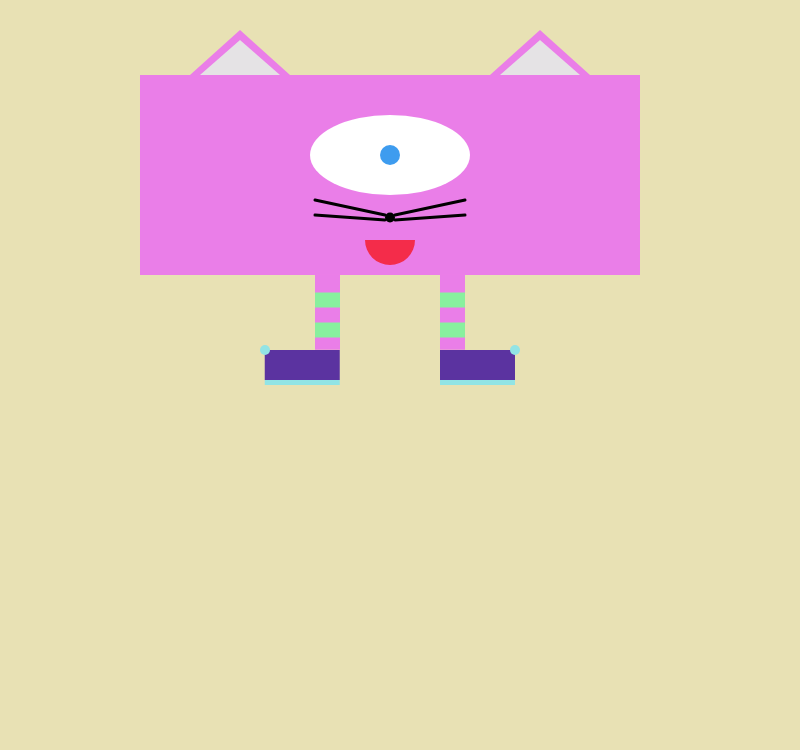
Frame 1 (no input)
Frame 60 (no input): identical to frame 1, image omitted
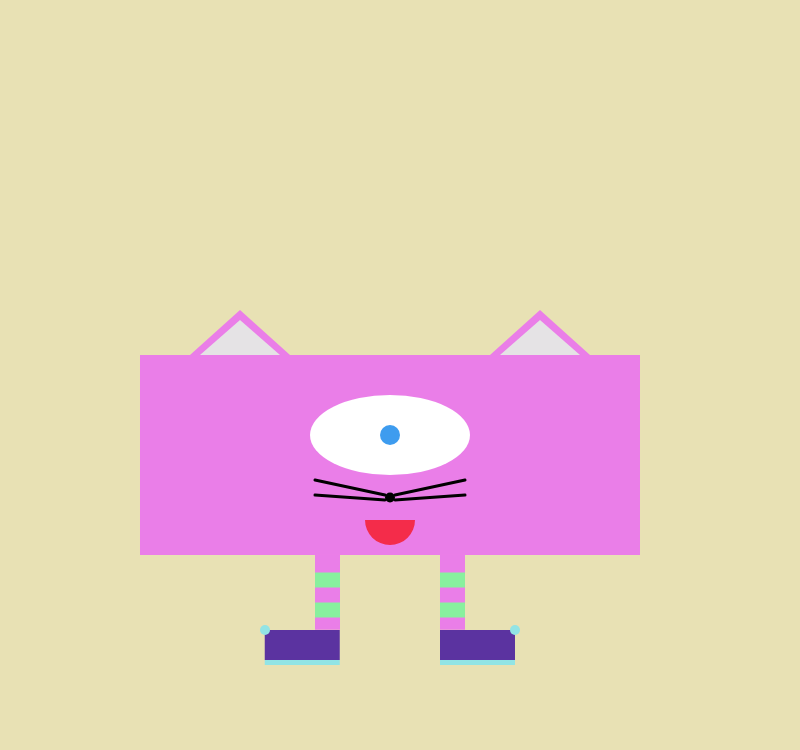
Frame 120 (the mouse pressed at the canvas centre since frame 60)

The p5.js sketch that drew these frames (run headless with seeded random() and noise() and a simulated clock; from frame 60 on, the mouse is pressed at the canvas centre):

// p5.js sketch
// ── sketch.js
/*
  Originally created by Rachel Barnecut
  Last edited by Rachel Barnecut
  Last edited on: 2-3-2017
  This program creates a monster. The monster's eyes move from left to right,
    depending on where the user's mouse is in relation to the verticle center 
    of the monster. When the user clicks on the canvas, the monster starts 
    jumping up and down (eyes do not move side to side). When the user clicks 
    the canvas again, the monster stops jumping, and its eyes resume moving 
    from left to right. This click interaction is repeated for as long as the 
    user interacts with it.
*/

var page = 0; // if zero, eyes move; if 1, monster jumps
var eyeDirection = 0; // moves eyes from left-center-right
var jumpValue = 0; // moves monster up and down canvas
var jumpDir = 1; // determines direction of monster's movements. 1 = down; -1 = up

function setup() {
  createCanvas(800, 750); // canvas of 800x750 drawn
  noStroke(); // no strokes used when drawing shapes
  rectMode(CENTER); // all rectangles are drawn from their center
}

function draw() {
  background(232, 225, 180); // pale yellow background for canvas
  monsterCat(390, 175); // draws monster at 390, 175 (original spot)
  if (page == 0) { // monster's eyes will move
    jumpValue = 0; // sets the monster back to its original position
    moveEyes(390); // moves eyes; parameter must equal first parameter passed in monsterCat
  } else { // monster will jump
    eyeDirection = 0; // stops eyes from moving while jumping
    jumpinJumpin(); // makes monster jump
  }
}

// changes the value of the page variable when the user clicks their mouse
function mousePressed() {
  if (mouseIsPressed) { // When the user clicks
    page = 1 - page; // page will always equal either 1 or 0
  }
}

// moves the monster's eyes left and right, based on the user's mouse position
function moveEyes(x) {
  if (mouseX > 0 && mouseX < x) { // eyes move to the left (x decreasing)
    eyeDirection = -min(60, -.5 * (mouseX - x)); // eyes move to the left
  } else if (mouseX > x) { // eyes move to the right (x increasing)
    eyeDirection = min(60, .5 * (mouseX - x)); // eyes move to the right 
  } else if (mouseX = x) { // mouse is in the horizontal center of the canvas
    eyeDirection = 0; // eyes stay in center
  }
}

// makes the monster jump up and down 
function jumpinJumpin() {
  if (jumpDir == 1 && jumpValue < 285) { // checks that monster is moving down and sets limit for how far the monster can go down as jumpValue increases
    jumpValue = jumpValue + 5; // monster moves down
  } else if (jumpDir == -1 && jumpValue > 10) { // checks that monster is moving up and sets limit for how far the monster can go up as jumpValue decreases
    jumpValue = jumpValue - 5; // monster moves up
  } else if (jumpValue == 285 || jumpValue == 10) { // when at jumpValue limits, the monster changes direction
    jumpDir = -jumpDir; // monster changes direction at top and bottom of canvas
  }
}

// draws a monster at the x, y location passed; includes the change in jumpValue to the y coordinate
// this monster includes a body, ears, eye, whiskers, mouth, legs, and feet
function monsterCat(x, y) {
  body(x, y + jumpValue);
  ears(x, y + jumpValue);
  eye(x, y + jumpValue);
  whiskers(x, y + jumpValue);
  mouth(x, y + jumpValue);
  legs(x, y + jumpValue);
  feet(x, y + jumpValue);
}

// draws body given the x, y coordinates
function body(x, y) {
  fill(234, 126, 232); // fill: pink
  rect(x, y, 500, 200); // draws 500x200 rectangle
}

// draws ears given the x, y coordinates
function ears(x, y) {
  fill(234, 126, 232); // fill: pink (same as rest of body)
  triangle(x - 150, y - 145, x - 200, y - 100, x - 100, y - 100); // left ear
  triangle(x + 150, y - 145, x + 100, y - 100, x + 200, y - 100); // right ear
  fill(229, 227, 229); // fill: grey
  triangle(x - 150, y - 135, x - 190, y - 100, x - 110, y - 100); // left inner-ear
  triangle(x + 150, y - 135, x + 110, y - 100, x + 190, y - 100); // right inner-ear
}

// draws eye given the x, y coordinates
function eye(x, y) {
  fill(255); // fill: white
  ellipse(x, y - 20, 160, 80); // draws white part of eye
  fill(62, 156, 239); // fill: blue
  ellipse(x + eyeDirection, y - 20, 20, 20); // draws dot in eye
}

// draws whiskers between eye and mouth, given the x, y coordinates
function whiskers(x, y) {
  // nose
  fill(0); // fill: black
  ellipse(x, y + 42.5, 10, 10); // dot for nose
  // whiskers
  stroke(0); // stroke color set to black
  strokeWeight(3); // stroke weight set to 3 for whiskers
  line(x - 5, y + 40, x - 75, y + 25); // top left whisker
  line(x - 5, y + 45, x - 75, y + 40); // bottom left whisker
  line(x + 5, y + 40, x + 75, y + 25); // top right whisker
  line(x + 5, y + 45, x + 75, y + 40); // bottom right whisker
  noStroke(); // remaining shapes drawn without stroke
}

// draws mouth given the x, y coordinates
function mouth(x, y) {
  fill(244, 44, 74); // fill: red
  arc(x, y + 65, 50, 50, 0, PI); // draws half circle
}

// draws the legs given the x, y values
function legs(x, y) {
  // legs
  fill(234, 126, 232); // fill: pink (same as body)
  rect(x - 62.5, y + 137.25, 25, 75); // left leg
  rect(x + 62.5, y + 137.25, 25, 75); // right leg
  // stripes on legs
  fill(136, 239, 158); // fill: green
  rect(x - 62.5, y + 125, 25, 15); // left leg stripe top
  rect(x - 62.5, y + 155, 25, 15); // left leg stripe bottom
  rect(x + 62.5, y + 125, 25, 15); // right leg stripe top
  rect(x + 62.5, y + 155, 25, 15); // right leg stripe bottom
}

// draws the feet given the x, y values
function feet(x, y) {
  // feet
  fill(91, 51, 160); // fill: purple
  rect(x - 87.75, y + 190, 75, 30); // left foot
  rect(x + 87.5, y + 190, 75, 30); // right foot
  // feet details: dot on toe and sole
  fill(146, 228, 229); // fill: Light blue
  ellipse(x - 125, y + 175, 10, 10); // left toe detail
  ellipse(x + 125, y + 175, 10, 10); // right toe detail
  rect(x - 87.75, y + 207.5, 75, 5); // left sole
  rect(x + 87.5, y + 207.5, 75, 5); // right sole
}
